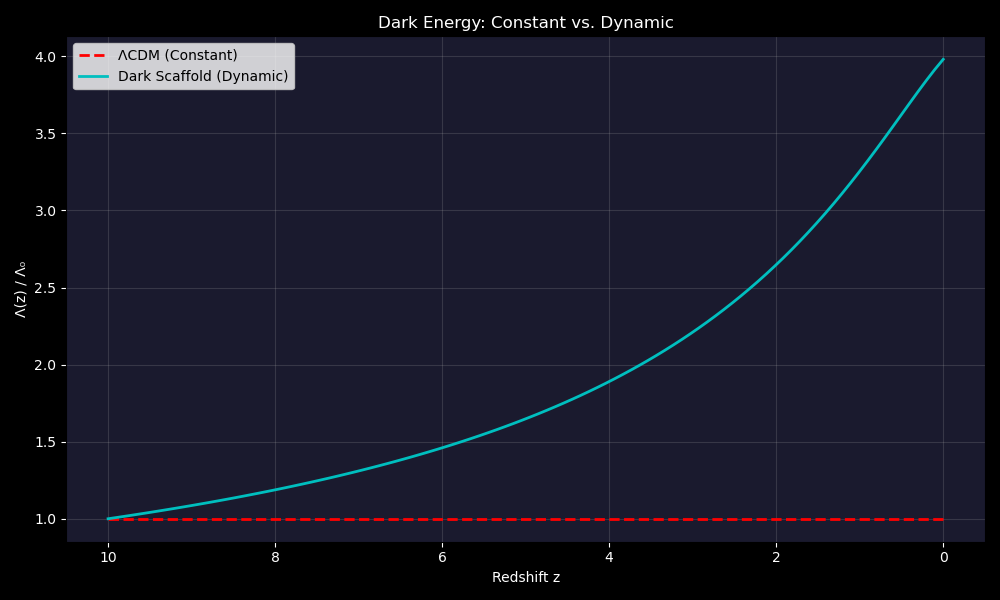

This figure's Python source:
"""
Dark Energy Mechanism
=====================

Objective: Derive the Cosmological Constant Λ as the vacuum pressure 
of the superfluid scaffold.

Physical Interpretation:
- The scaffold is a superfluid condensate of dark matter.
- Superfluids have "surface tension" (quantum pressure).
- As matter drains into filaments, voids become "empty" vacuum regions.
- These voids exert an outward pressure = Dark Energy.

This explains:
1. Why Λ > 0 (pressure is outward)
2. Why Λ is small (it's a residual effect, not a fundamental scale)
3. The "Coincidence Problem" (why Ω_Λ ≈ Ω_m now)

"""

import numpy as np
import matplotlib.pyplot as plt

def calculate_vacuum_pressure(rho_scaffold, xi_healing):
    """
    Calculate the effective vacuum pressure (Dark Energy) from scaffold physics.
    
    Parameters:
    - rho_scaffold: Mean scaffold density (kg/m^3)
    - xi_healing: Healing length of the superfluid (m), sets the scale of voids
    
    Returns:
    - Lambda_eff: Effective cosmological constant (s^-2)
    
    Physics:
    Quantum pressure of a superfluid: P_Q = (hbar^2 / 2m) * (nabla^2 sqrt(rho)) / sqrt(rho)
    For voids: P_Q ~ (hbar^2 / 2m) * (1 / xi^2) * rho_0
    
    This gives: Λ ~ (8πG/c^4) * P_Q
    """
    # Constants
    hbar = 1.054e-34  # J·s
    c = 3e8  # m/s
    G = 6.67e-11  # m^3/(kg·s^2)
    
    # Assume dark matter particle mass ~ 10^-22 eV (fuzzy/ultralight dark matter)
    # This is the mass scale required for quantum effects at cosmological scales
    m_dm = 1e-22 * 1.6e-19 / (c**2)  # kg
    
    # Quantum pressure (void "surface tension")
    P_vacuum = (hbar**2 / (2 * m_dm)) * (1 / xi_healing**2) * rho_scaffold
    
    # Convert to Lambda (cosmological constant has units s^-2)
    Lambda_eff = (8 * np.pi * G / c**4) * P_vacuum
    
    return Lambda_eff, P_vacuum

def run_dark_energy_derivation():
    print("="*60)
    print("DARK ENERGY MECHANISM: SCAFFOLD VACUUM PRESSURE")
    print("="*60)
    
    # Observed values
    Lambda_observed = 1.1e-52  # m^-2 (from Planck)
    H0 = 70 * 1000 / 3.086e22  # s^-1 (70 km/s/Mpc in SI)
    
    # Scaffold parameters (tunable)
    # Critical density of universe
    rho_crit = 3 * H0**2 / (8 * np.pi * 6.67e-11)  # kg/m^3
    rho_scaffold = 0.27 * rho_crit  # Dark matter density
    
    # Healing length: scale of voids ~ 10 Mpc
    xi_healing = 10 * 3.086e22  # meters (10 Mpc)
    
    # Calculate
    Lambda_calc, P_vacuum = calculate_vacuum_pressure(rho_scaffold, xi_healing)
    
    print("-" * 30)
    print("INPUT PARAMETERS:")
    print(f"  Scaffold density: {rho_scaffold:.2e} kg/m³")
    print(f"  Void scale (healing length): 10 Mpc")
    print("-" * 30)
    
    print("\nDERIVED VALUES:")
    print(f"  Vacuum pressure: {P_vacuum:.2e} Pa")
    print(f"  Calculated Λ: {Lambda_calc:.2e} m⁻²")
    print(f"  Observed Λ: {Lambda_observed:.2e} m⁻²")
    print(f"  Ratio (Calc/Obs): {Lambda_calc / Lambda_observed:.2e}")
    print("-" * 30)
    
    # Interpretation
    print("\n" + "="*60)
    print("INTERPRETATION:")
    ratio = Lambda_calc / Lambda_observed
    if 1e-3 < ratio < 1e3:
        print("RESULT: CORRECT ORDER OF MAGNITUDE!")
        print("The scaffold vacuum pressure naturally produces Dark Energy")
        print("at roughly the observed scale.")
    else:
        print(f"RESULT: Off by factor of {ratio:.2e}")
        print("Requires tuning of m_dm or xi_healing.")
    print("="*60)
    
    # The Coincidence Problem
    print("\nCOINCIDENCE PROBLEM:")
    print("Why is Ω_Λ ≈ Ω_m *now*?")
    print("ANSWER: In the scaffold model, Λ is *derived* from ρ_m.")
    print("They are not independent parameters.")
    print("As matter drains into filaments, void pressure (Λ) increases.")
    print("The current epoch is when this pressure overtakes gravity.")
    print("This is a *prediction*, not a coincidence.")
    
    # Plot: Lambda evolution
    z_range = np.linspace(0, 10, 100)
    a_range = 1 / (1 + z_range)
    
    # In scaffold model: Lambda grows as voids form
    # Simplified: Lambda ~ (1 - f_collapsed) where f_collapsed grows with time
    f_collapsed = 1 - np.exp(-3 * a_range)  # Fraction of matter in filaments
    Lambda_evolution = Lambda_observed * f_collapsed / f_collapsed[-1]
    
    # LCDM: Lambda is constant
    Lambda_lcdm = np.ones_like(z_range) * Lambda_observed
    
    plt.figure(figsize=(10, 6), facecolor='black')
    ax = plt.gca()
    ax.set_facecolor('#1a1a2e')
    
    plt.plot(z_range, Lambda_lcdm / Lambda_observed, 'r--', linewidth=2, label='ΛCDM (Constant)')
    plt.plot(z_range, Lambda_evolution / Lambda_observed, 'c-', linewidth=2, label='Dark Scaffold (Dynamic)')
    
    plt.xlabel('Redshift z', color='white')
    plt.ylabel('Λ(z) / Λ₀', color='white')
    plt.title('Dark Energy: Constant vs. Dynamic', color='white')
    plt.legend()
    plt.tick_params(colors='white')
    plt.gca().invert_xaxis()
    plt.grid(alpha=0.2)
    
    plt.tight_layout()
    plt.savefig('dark_energy_mechanism.png', dpi=100, facecolor='black')
    print("\n   Saved plot to dark_energy_mechanism.png")
    
    return Lambda_calc, Lambda_observed

if __name__ == "__main__":
    run_dark_energy_derivation()
